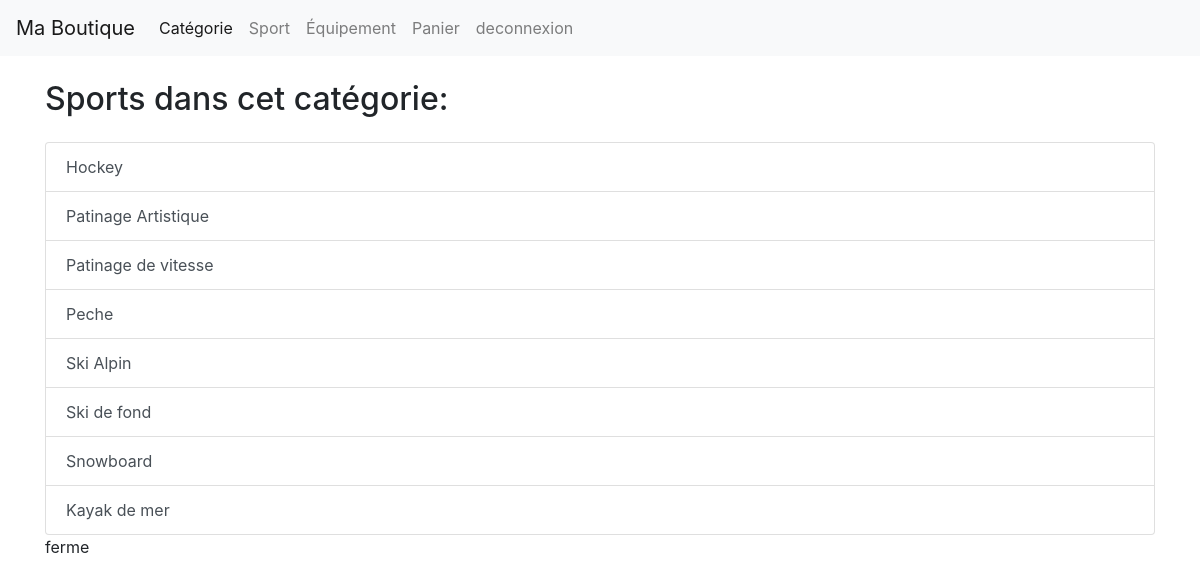
The app's page /show_sport_by_cat.php?categorie_id=6 with its own data.
### tables this page shows
CREATE TABLE `sport` (
  `id` int(11) NOT NULL,
  `nom` varchar(255) NOT NULL,
  `description` text DEFAULT NULL,
  `image` varchar(255) DEFAULT NULL,
  `categorie_id` int(11) DEFAULT NULL
);

### includes/chargement.php (called while the page is built, shortened)
<?php
if (!function_exists('chargement')) {
function chargement($classe){
    $model = "./app/classe/".$classe.".class.php";
}
}

### app/classe/Request.class.php (called while the page is built, shortened)
<?php
class Request{
    protected $sql;
    public function setSql($sql) {
        $this->sql = $sql;
    }
    public function getLines($oCon, $params = [], $uneSeuleLigne = false) {
        $oStatement = $oCon->prepare($this->sql);
        if (array_keys($params) !== range(0, count($params) - 1)) {
            foreach ($params as $nomParam => $valParam) {
                $oStatement->bindValue(':'.$nomParam, $valParam, is_int($valParam) ? PDO::PARAM_INT : PDO::PARAM_STR);
            }
            $oStatement->execute();
        } else {
            $oStatement->execute($params);
        }
        $resultat = $uneSeuleLigne ? $oStatement->fetch(PDO::FETCH_ASSOC) :
        $oStatement->fetchAll(PDO::FETCH_ASSOC);
        return $resultat;
    }
}
?>

### show_sport_by_cat.php (the view, shortened to what this page needs)
<?php
include './includes/chargement.php';
include './includes/navbar_client.php';
?>
<!DOCTYPE html>
<html lang="fr">
<head>
    <link href="https://maxcdn.bootstrapcdn.com/bootstrap/4.5.2/css/bootstrap.min.css" rel="stylesheet">
</head>
<body>
<div class="container mt-4">
<?php
if(isset($_GET['categorie_id'])){
    $categorie_id = $_GET['categorie_id'];
    $dbConn = new DatabaseConnexion($GLOBALS['DBHOST'], $GLOBALS['DBNAME'], $GLOBALS['DBUSER'], $GLOBALS['DBPASS']);
    $conn = $dbConn->connexion();
    $request = new Request();
    $request->setSql("SELECT id, nom FROM Sport WHERE categorie_id = :categorie_id");
    $sports = $request->getLines($conn, ["categorie_id" => $categorie_id]);
    echo "<h2 class='mb-4'>Sports dans cet catégorie:</h2>";
    echo "<div class='list-group'>";
    foreach ($sports as $sport) {
        echo "<a href='show_equip_by_sport.php?sport_id=" . $sport['id'] . "' class='list-group-item list-group-item-action'>" . $sport['nom'] . "</a>";
    }
    echo "</div>";
}
else{
    echo "<div class='alert alert-warning'>Pas de catégorie sélectionnée.</div>";
}
?>
</body>
</html>

### records on screen
sport: nom "Hockey"
sport: nom "Patinage Artistique"
sport: nom "Patinage de vitesse"
sport: nom "Peche"
sport: nom "Ski Alpin"
sport: nom "Ski de fond"
sport: nom "Snowboard"
sport: nom "Kayak de mer"
